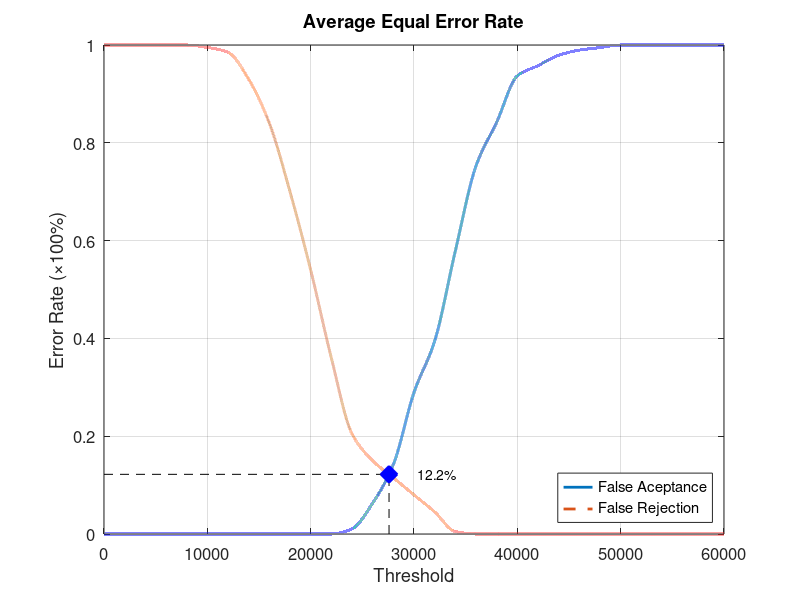
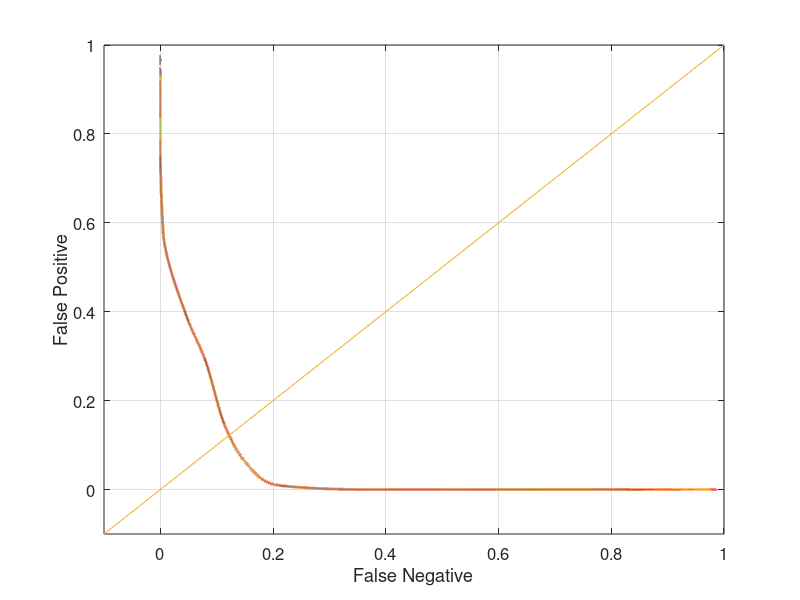

The MATLAB source for these figures, in order:
function yEER = Database2_3
close all;
clear;
clc;
x = 0:2000:60000;
xq = 0:0.5:60000;

y0 = [0 0 0 0 0 0 0 0 0 0 0 0 0.0105263 0.0631579 0.142105 0.289474 0.394737 0.578947 0.752632 0.842105 0.936842 0.957895 0.978947 0.989474 0.994737 1 1 1 1 1 1];
yy0 = interp1(x, y0, xq, 'pchip');
y1 = [1 1 1 1 1 0.995 0.985 0.93 0.84 0.7 0.54 0.36 0.205 0.15 0.115 0.08 0.045 0.005 0 0 0 0 0 0 0 0 0 0 0 0 0];
yy1 = interp1(x, y1, xq, 'pchip');

% Calculating EER: 
y2 = abs(y0 - y1);
find(y2 == min(y2))
yy2 = abs(yy0 - yy1);
xEER = find(yy2 == min(yy2));
xEERIndex = xq(xEER) % X-axis EER
yEER = yy0(xEER) % Y-axis EER

main = figure
plot(xq, yy0,'-','LineWidth', 2);	hold on
plot(xq, yy1,'--','LineWidth', 2);	hold on
plot([xEERIndex xEERIndex], [0 yEER], 'k--');	hold on
plot([0 xEERIndex], [yEER yEER], 'k--');	hold on
plot(xEERIndex, yEER, 'bx', 'LineWidth', 10);	hold on
text(xEERIndex + 10 * xEERIndex / 100, yEER, [num2str(round((10000 * yEER)) / 100) '%'])
legend('False Aceptance', 'False Rejection', 'Location', 'SouthEast')
xlabel('Threshold')
ylabel('Error Rate (\times100%)')
title('Average Equal Error Rate')
set(gca, 'FontSize', 12)
axis([0 60000 0 1])
grid on

print(main, 'Database2_3Main', '-dpng');
FNRxFPR = figure('Color', [1 1 1]);
plot(yy1, yy0, '-', yy1, yy0, 'LineWidth', 2);
hold on
y = -0.1:0.1:1
plot(y, y); 
set(gca, 'FontSize', 12)
xlabel('False Negative')
ylabel('False Positive')
axis([-0.1 1 -0.1 1])
set(gca, 'FontSize', 12)
grid on

print(FNRxFPR, 'Database2_3FNRxFPR','-dpng');
end
